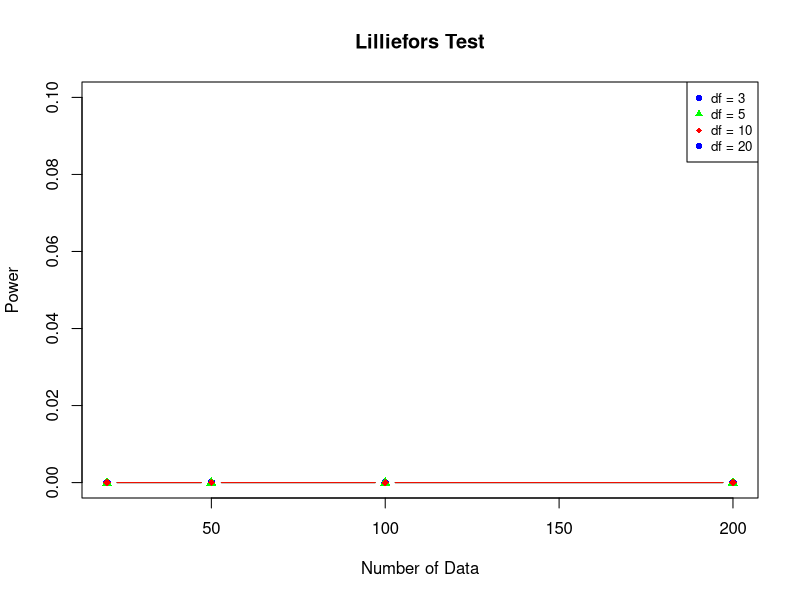
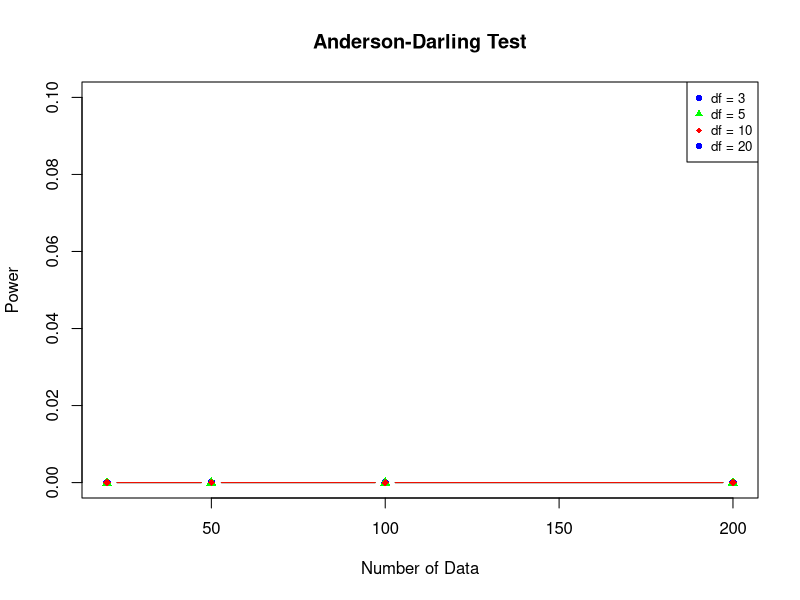
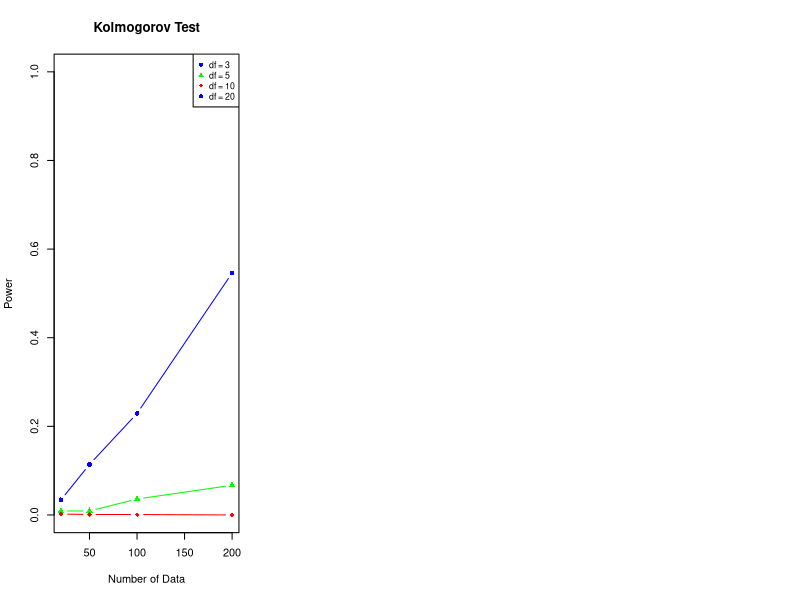

The R source for these figures, in order:
## ---- chunk 1
knitr::opts_chunk$set(echo = TRUE)
## ---- chunk 2
library(ggplot2)
library(nortest)
library(stats)
library(tseries)
## ---- chunk 3

library(nortest)  # Required for Lilliefors and Anderson-Darling tests

set.seed(123)  # Set seed for reproducibility

n_data <- c(20, 50, 100, 200)  # Number of data points
df <- c(3, 5, 10, 20)  # Degrees of freedom for t-Student distribution

n_sims <- 1000  # Number of simulations
alpha <- 0.05  # Significance level

# Initialize matrices to store the power values
power_kolmogorov <- matrix(0, nrow = length(n_data), ncol = length(df))
power_lilliefors <- matrix(0, nrow = length(n_data), ncol = length(df))
power_anderson <- matrix(0, nrow = length(n_data), ncol = length(df))

# Power of Lilliefors test
plot(n_data, power_lilliefors[, 1], type = "b", ylim = c(0, 0.10), xlab = "Number of Data",
     ylab = "Power", main = "Lilliefors Test", pch = 16, col = "blue")
lines(n_data, power_lilliefors[, 2], type = "b", pch = 17, col = "green")
lines(n_data, power_lilliefors[, 3], type = "b", pch = 18, col = "red")
legend("topright", legend = paste("df =", df), col = c("blue", "green", "red"), pch = 16:18, cex = 0.8)

# Power of Anderson-Darling test
plot(n_data, power_anderson[, 1], type = "b", ylim = c(0, 0.1), xlab = "Number of Data",
     ylab = "Power", main = "Anderson-Darling Test", pch = 16, col = "blue")
lines(n_data, power_anderson[, 2], type = "b", pch = 17, col = "green")
lines(n_data, power_anderson[, 3], type = "b", pch = 18, col = "red")
legend("topright", legend = paste("df =", df), col = c("blue", "green", "red"), pch = 16:18, cex = 0.8)


## ---- chunk 4


# Perform simulations
for (i in 1:length(n_data)) {
  for (j in 1:length(df)) {
    for (k in 1:n_sims) {
      # Generate t-Student distributed data
      data <- rt(n_data[i], df = df[j])
      
      # Standardize the data
      standardized_data <- (data - mean(data)) / sd(data)
      
      # Perform Kolmogorov test
      kolmogorov_result <- ks.test(standardized_data, "pnorm")
      
      # Perform Lilliefors test
      lilliefors_result <- lillie.test(standardized_data)
      
      # Perform Anderson-Darling test
      anderson_result <- ad.test(standardized_data)
      
      # Check if the null hypothesis is rejected
      power_kolmogorov[i, j] <- power_kolmogorov[i, j] + as.numeric(kolmogorov_result$p.value < alpha)
      power_lilliefors[i, j] <- power_lilliefors[i, j] + as.numeric(lilliefors_result$p.value < alpha)
      power_anderson[i, j] <- power_anderson[i, j] + as.numeric(anderson_result$p.value < alpha)
    }
    
    # Calculate the average power
    power_kolmogorov[i, j] <- power_kolmogorov[i, j] / n_sims
    power_lilliefors[i, j] <- power_lilliefors[i, j] / n_sims
    power_anderson[i, j] <- power_anderson[i, j] / n_sims
  }
}

## ---- chunk 5

# Plotting the results
par(mfrow = c(1, 3))

# Power of Kolmogorov test
plot(n_data, power_kolmogorov[, 1], type = "b", ylim = c(0, 1), xlab = "Number of Data",
     ylab = "Power", main = "Kolmogorov Test", pch = 16, col = "blue")
lines(n_data, power_kolmogorov[, 2], type = "b", pch = 17, col = "green")
lines(n_data, power_kolmogorov[, 3], type = "b", pch = 18, col = "red")
legend("topright", legend = paste("df =", df), col = c("blue", "green", "red"), pch = 16:18, cex = 0.8)
